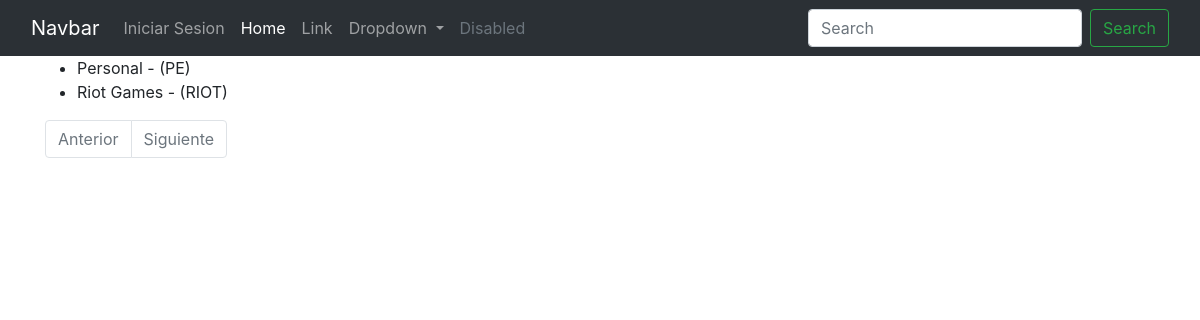
Page /oficina/lista/ on the committed database.
### oficina/models.py (models this page shows)
class Oficina(models.Model):
    nombre = models.CharField(max_length=50,unique=True)
    nombre_corto = models.CharField(max_length=10,unique=True, help_text="Nombre corto de la oficina (ADM, JAS,MARK, etc)")
    validators = [Validacion_nombre_corto]
    class Meta:
        verbose_name = 'Oficina'
        verbose_name_plural = 'Oficinas'
    def __str__(self):
        return f"{self.nombre} - ({self.nombre_corto})"

### oficina/views.py (the view)
class OficinaListView(ListView):
    model = Oficina
    template_name = "oficina/lista.html"
    context_object_name = "oficinas"

### templates/oficina/lista.html
{% extends 'base.html' %}
{% block content %}
    {% if oficinas %}
            <ul>
                {% for oficina in oficinas %}
                    <li>{{ oficina }}</li>
                {% endfor %}
            </ul>
             {% include 'paginator.html' %}
    {% endif %}
{% endblock content %}

### rows in the picture
Oficina: nombre+nombre_corto "Personal - (PE)"
Oficina: nombre+nombre_corto "Riot Games - (RIOT)"
